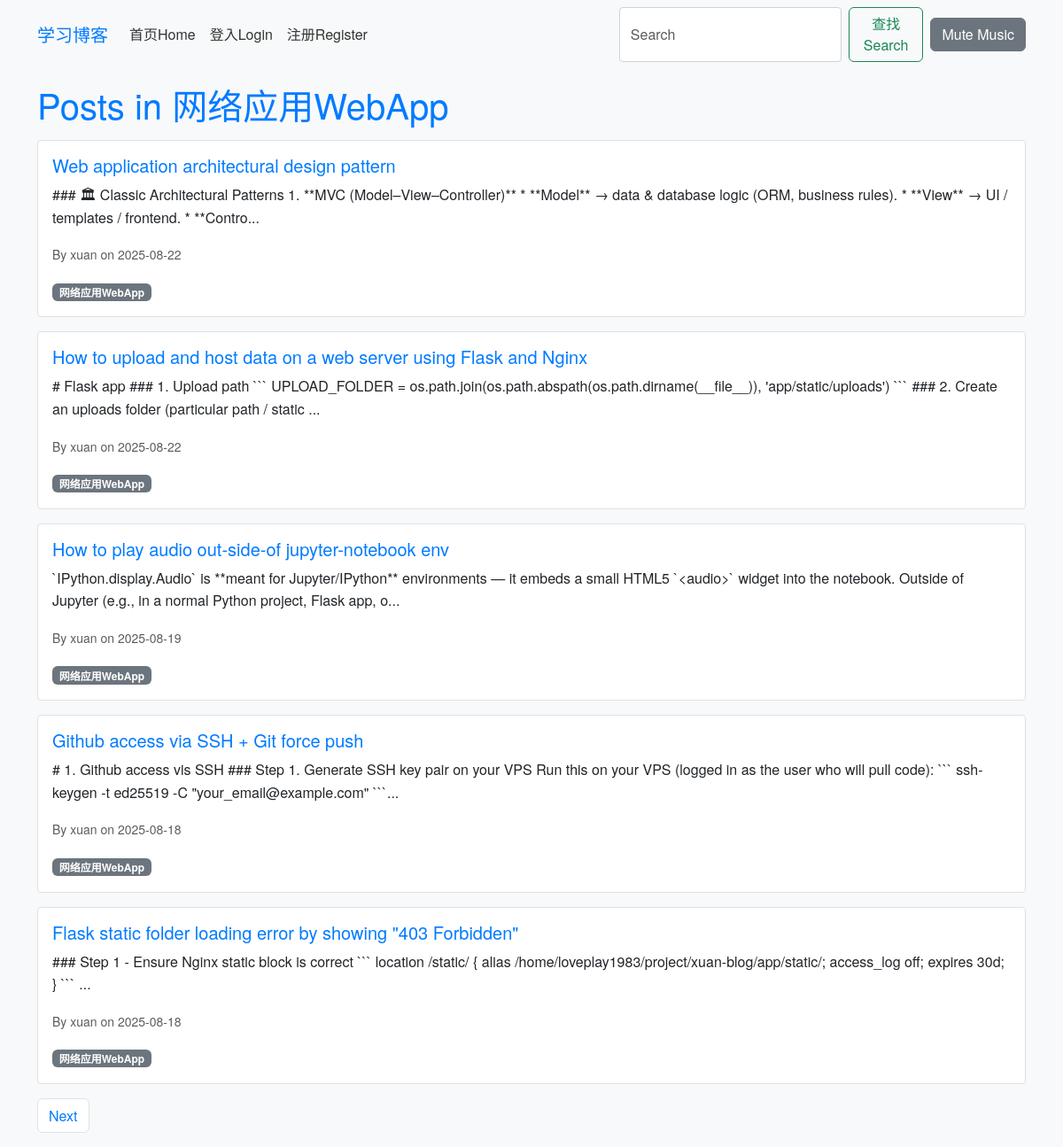
Screenshot of /category/17 with the database file from the repository.
### app/models.py (models this page shows, shortened)
class Category(db.Model):
    id = db.Column(db.Integer, primary_key=True)
    name = db.Column(db.String(50), unique=True)
    posts = db.relationship('Post', backref='category', lazy='dynamic')

class Post(db.Model):
    id = db.Column(db.Integer, primary_key=True)
    title = db.Column(db.String(100), nullable=False)
    body = db.Column(db.Text, nullable=False)
    timestamp = db.Column(db.DateTime, index=True, default=datetime.utcnow)
    user_id = db.Column(db.Integer, db.ForeignKey('user.id'), nullable=False)
    category_id = db.Column(db.Integer, db.ForeignKey('category.id'))
    comments = db.relationship('Comment', backref='post', lazy='dynamic')

class User(db.Model, UserMixin):
    id = db.Column(db.Integer, primary_key=True)
    username = db.Column(db.String(64), index=True, unique=True)
    email = db.Column(db.String(120), index=True, unique=True)
    password_hash = db.Column(db.String(128))
    posts = db.relationship('Post', backref='author', lazy='dynamic')
    comments = db.relationship('Comment', backref='author', lazy='dynamic')
    about_me = db.Column(db.String(140))
    last_seen = db.Column(db.DateTime, default=datetime.utcnow)
    about_me = db.Column(db.Text)  # Changed from String(140) to Text for richer content
    avatar = db.Column(db.String(128))  # New field for avatar filename

### app/routes.py (the view)
@bp.route('/category/<int:category_id>', methods=['GET'])
def category(category_id):
    category = Category.query.get_or_404(category_id)
    page = request.args.get('page', 1, type=int)
    posts = category.posts.order_by(Post.timestamp.desc()).paginate(page=page, per_page=5, error_out=False)
    next_url = url_for('main.category', category_id=category_id, page=posts.next_num) if posts.has_next else None
    prev_url = url_for('main.category', category_id=category_id, page=posts.prev_num) if posts.has_prev else None
    return render_template('category.html', category=category, posts=posts.items, next_url=next_url, prev_url=prev_url)

### app/templates/category.html (shortened to what this page needs)
{% extends 'base.html' %}
{% block content %}
<h1>Posts in {{ category.name }}</h1>
{% for post in posts %}
<div class="card mb-3">
    <div class="card-body">
        <h5 class="card-title"><a href="{{ url_for('main.post', post_id=post.id) }}">{{ post.title }}</a></h5>
        <p class="card-text">{{ post.body[:200] }}...</p>
        <p class="card-text"><small class="text-muted">By {{ post.author.username }} on {{ post.timestamp.strftime('%Y-%m-%d') }}</small></p>
        {% if post.category %}<span class="badge bg-secondary">{{ post.category.name }}</span>{% endif %}
    </div>
</div>
{% endfor %}
<nav>
    <ul class="pagination">
        {% if next_url %}<li class="page-item"><a class="page-link" href="{{ next_url }}">Next</a></li>{% endif %}
    </ul>
</nav>
{% endblock %}

### app/static/css/style.css (style rules this page uses)
body { font-family: 'Helvetica Neue', Arial, sans-serif; background-color: #f8f9fa; color: #333; line-height: 1.6; margin: 0; padding: 0; }
h1, h2, h3 { color: #007bff; margin-bottom: 1rem; }
a { color: #007bff; text-decoration: none; }
.card { border: 1px solid #e0e0e0; border-radius: 0.25rem; margin-bottom: 1rem; box-shadow: none; }
.card-body { padding: 1rem; }
.pagination .page-link { color: #007bff; }

### rows the page displays
Category: name "网络应用WebApp"
Post: title "Web application architectural design pattern", body "### 🏛 Classic Architectural Patterns 1. **MVC (Model–View–Controller)** * **Model** → data & database logic (ORM, business rules). * **View** → UI / templates / frontend. * **Contro", author.username "xuan", timestamp "2025-08-22", category.name "网络应用WebApp"
Post: title "How to upload and host data on a web server using Flask and Nginx", body "# Flask app ### 1. Upload path ``` UPLOAD_FOLDER = os.path.join(os.path.abspath(os.path.dirname(__file__)), 'app/static/uploads') ``` ### 2. Create an uploads folder (particular path / static", author.username "xuan", timestamp "2025-08-22", category.name "网络应用WebApp"
Post: title "How to play audio out-side-of jupyter-notebook env", body "`IPython.display.Audio` is **meant for Jupyter/IPython** environments — it embeds a small HTML5 `<audio>` widget into the notebook. Outside of Jupyter (e.g., in a normal Python project, Flask app, o", author.username "xuan", timestamp "2025-08-19", category.name "网络应用WebApp"
Post: title "Github access via SSH + Git force push", body "# 1. Github access vis SSH ### Step 1. Generate SSH key pair on your VPS Run this on your VPS (logged in as the user who will pull code): ``` ssh-keygen -t ed25519 -C \"your_email@example.com\" ```", author.username "xuan", timestamp "2025-08-18", category.name "网络应用WebApp"
Post: title "Flask static folder loading error by showing \"403 Forbidden\"", body "### Step 1 - Ensure Nginx static block is correct ``` location /static/ { alias /home/loveplay1983/project/xuan-blog/app/static/; access_log off; expires 30d; } ```", author.username "xuan", timestamp "2025-08-18", category.name "网络应用WebApp"
